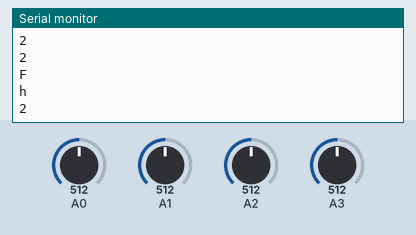
This sketch was run on a simulated Arduino Uno, built with avr-gcc and run on an emulated ATmega328P. Shown: the last lines printed to the serial monitor. Inputs (shaded band) come from the test bench; at power-on: A1 = 512, A3 = 512, A0 = 512, A2 = 512.

Above: at 1.2 s.
1.3 s: A1 set to 217
At 2.2 s:
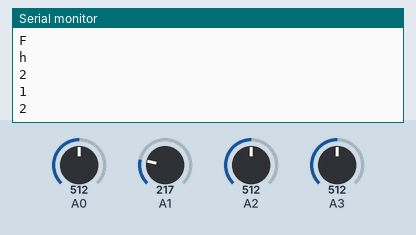
2.8 s: A1 set to 188
At 3.9 s:
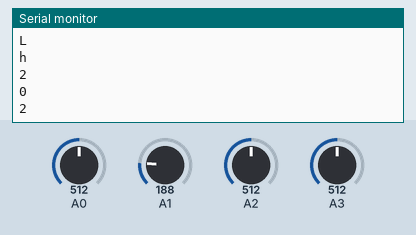
4.4 s: A3 set to 221
At 5.4 s:
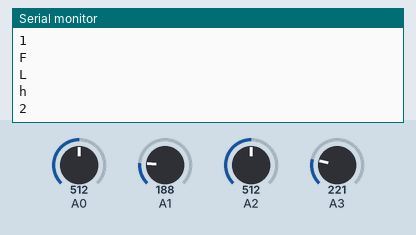
5.9 s: A3 set to 193
At 6.6 s:
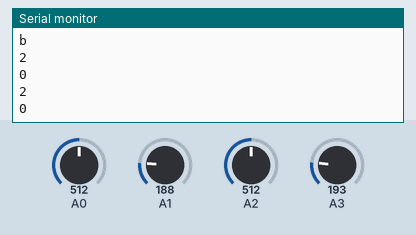
Timing chart, 0 to 7.8 s (numbered marks = the images above; inputs shaded):
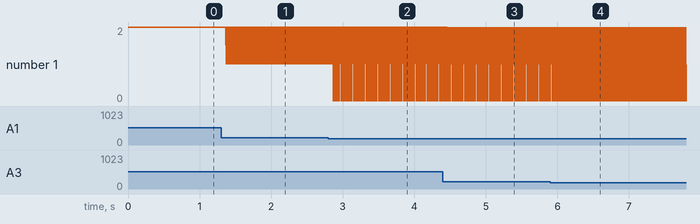

The sketch:

joystick.ino
```cpp
int readValue,v1,v2,v3,v4;
float voltage;
void setup() {
  // put your setup code here, to run once:
  pinMode(A0,INPUT);
  pinMode(A1,INPUT);
  pinMode(A2,INPUT);
  pinMode(A3,INPUT);
  Serial.begin(9600);
}

void loop() {
  // put your main code here, to run repeatedly:
  readValue=analogRead(A0);
  v1=(5./1023.)*readValue;
  Serial.println(v1);

  readValue=analogRead(A1);
  v2=(5./1023.)*readValue;
  Serial.println(v2);

  readValue=analogRead(A2);
  v3=(5./1023.)*readValue;
  Serial.println(v3);

  readValue=analogRead(A3);
  v4=(5./1023.)*readValue;
  Serial.println(v4);

if(v1==2.5&&v2==2.5)
 {
  Serial.println("n");
 }
 else
 {
  if(v1=5)
  {
    Serial.println("F");
  }
  if(v2==5)
  {
    Serial.println("R");
  }
  if(v1==0)
  {
    Serial.println("B");
  }
   if(v2==0)
  {
    Serial.println("L");
  }

if(v3==2.5&&v4==2.5)
{
  Serial.println("n");
 }
 else
 {
  if(v3=5)
  {
    Serial.println("h");
  }
  if(v4==5)
  {
    Serial.println("r");
  }
  if(v3==0)
  {
    Serial.println("f");
  }
   if(v4==0)
  {
    Serial.println("b");
  }
 }

}}
```

Measured:
- after the input at 1.3 s, the serial monitor: prints a new line after 0.07 s (image 1)
- after the input at 2.8 s, the serial monitor: prints a new line after 0.07 s (image 2)
- after the input at 5.9 s, the serial monitor: prints a new line after 0.09 s (image 4)
